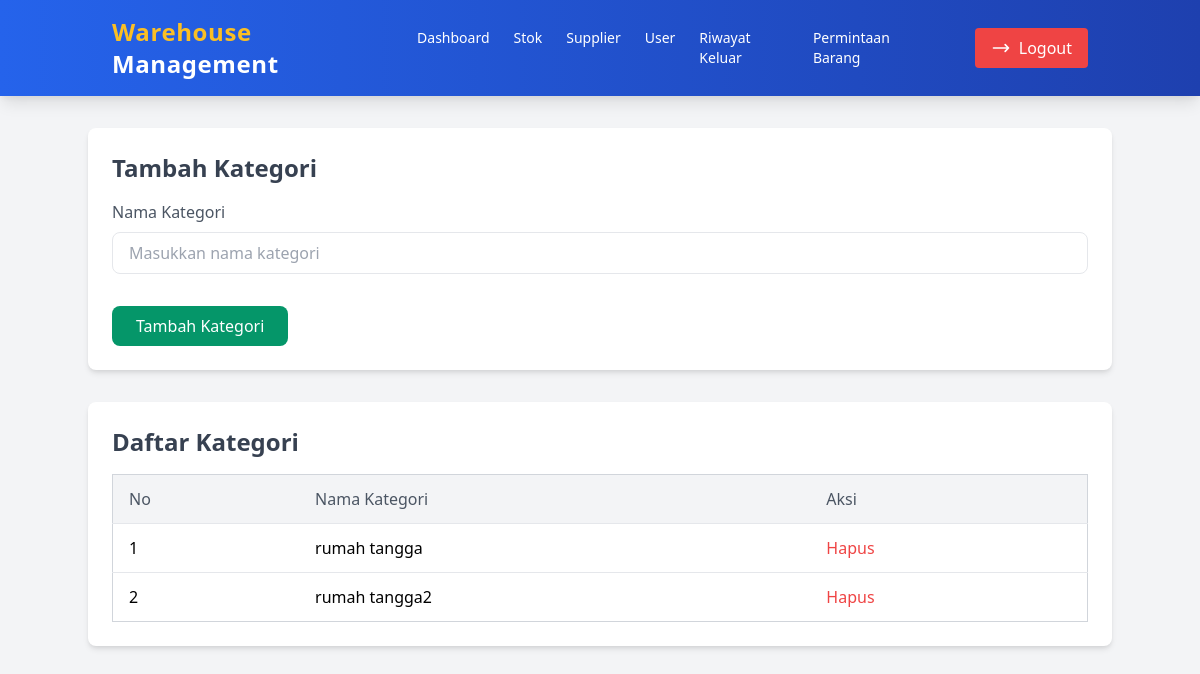
Before: /admin/add.kategori.php with the older database file.
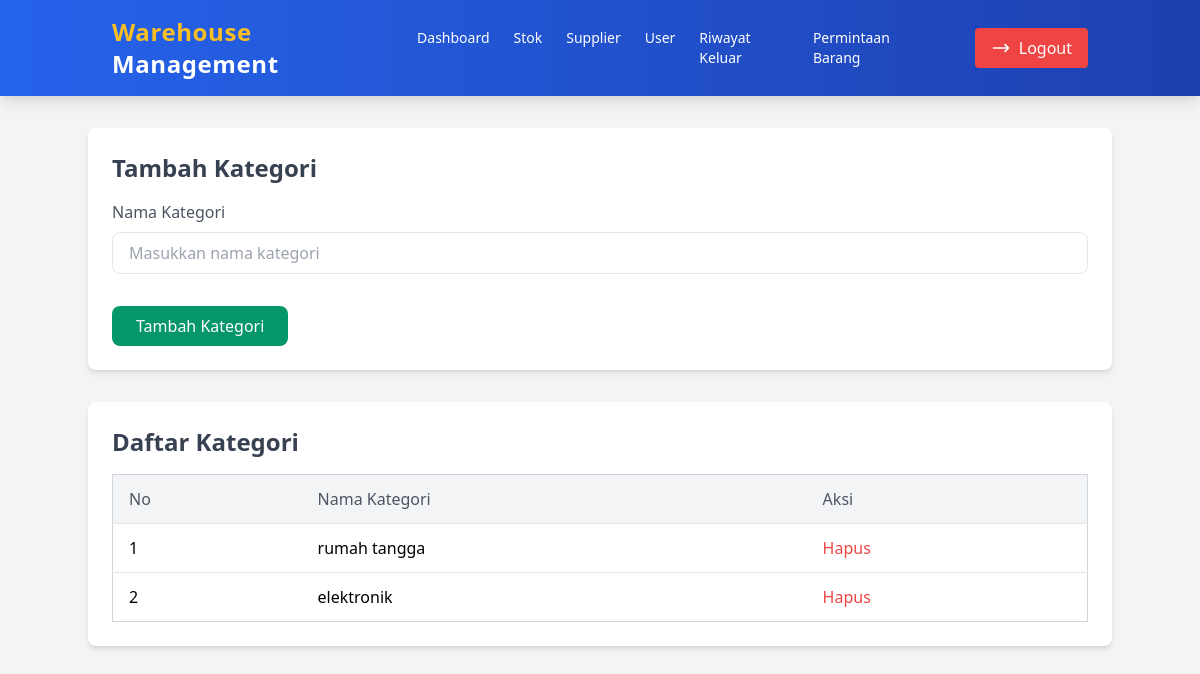
After: the same page with the newer database file.
### tables this page shows
CREATE TABLE `kategori_barang` (
  `id_kategori` int(15) NOT NULL,
  `nama_kategori` varchar(100) NOT NULL
);

### admin/add.kategori.php (the view, shortened to what the changed rows need)
<?php
include('../koneksi.php');
$sql_kategori = "SELECT * FROM kategori_barang";
$result_kategori = $conn->query($sql_kategori);
?>
<!DOCTYPE html>
<html lang="en">
<head>
    <link rel="stylesheet" href="https://cdn.jsdelivr.net/npm/tailwindcss@2.2.19/dist/tailwind.min.css">
</head>
<body class="bg-gray-100 font-sans leading-normal tracking-normal">
    <div class="container mx-auto mt-8">
        <div class="bg-white shadow-md rounded-lg p-6 mt-8">
            <h1 class="text-2xl font-bold text-gray-700 mb-4">Tambah Kategori</h1>
        </div>
        <div class="bg-white shadow-md rounded-lg p-6 mt-8">
            <h2 class="text-2xl font-bold text-gray-700 mb-4">Daftar Kategori</h2>
            <table class="min-w-full bg-white border border-gray-300 rounded-lg">
                <thead class="bg-gray-100">
                    <tr>
                        <th class="py-3 px-4 border-b text-left text-gray-600 font-medium">No</th>
                        <th class="py-3 px-4 border-b text-left text-gray-600 font-medium">Nama Kategori</th>
                        <th class="py-3 px-4 border-b text-left text-gray-600 font-medium">Aksi</th>
                    </tr>
                </thead>
                <tbody class="divide-y divide-gray-200">
                    <?php if ($result_kategori && $result_kategori->num_rows > 0): ?>
                        <?php $no = 1; ?>
                        <?php while ($row = $result_kategori->fetch_assoc()): ?>
                            <tr>
                                <td class="py-3 px-4"><?php echo $no++; ?></td>
                                <td class="py-3 px-4"><?php echo htmlspecialchars($row['nama_kategori']); ?></td>
                                <td class="py-3 px-4">
                                    <a href="?delete=<?php echo $row['id_kategori']; ?>" onclick="return confirm('Yakin ingin menghapus kategori ini?')" class="text-red-500 hover:underline">Hapus</a>
                                </td>
                            </tr>
                        <?php endwhile; ?>
                    <?php else: ?>
                        <tr>
                            <td colspan="3" class="py-3 px-4 text-center text-gray-500">Belum ada kategori yang ditambahkan.</td>
                        </tr>
                    <?php endif; ?>
                </tbody>
            </table>
        </div>
    </div>
</body>
</html>

Changed rows visible on the page:
removed kategori_barang: nama_kategori "rumah tangga2"
added kategori_barang: nama_kategori "elektronik"
